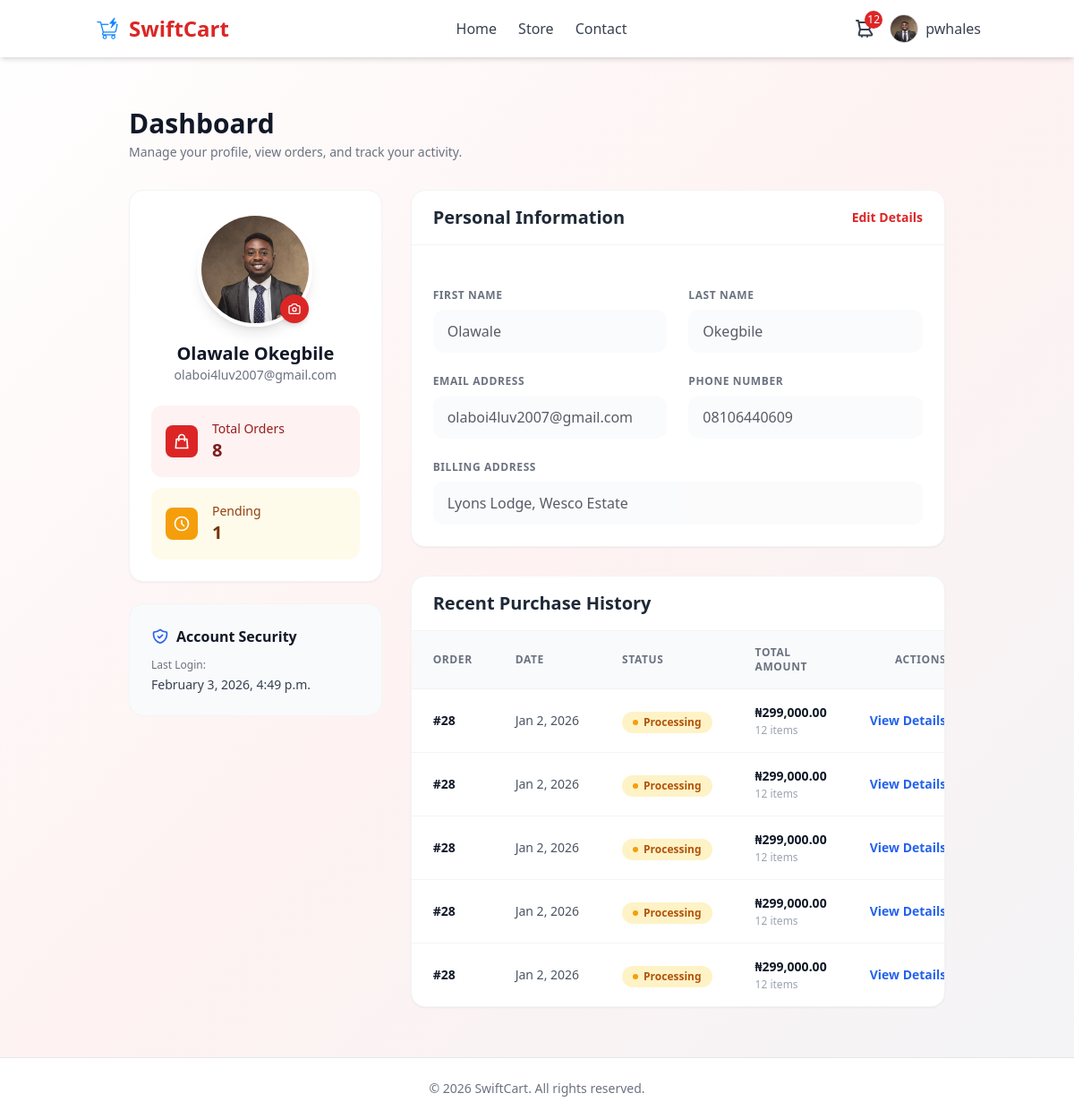
The page /profile/ (signed in) on the database its author committed.
### store/models.py (models this page shows, shortened)
class Profile(models.Model):
    user = models.OneToOneField(User, on_delete=models.CASCADE)
    phone = models.CharField(max_length=20, null=True, blank=True)
    address = models.CharField(max_length=255, null=True, blank=True)
    profile_picture = models.ImageField(default='profile/default.jpg', upload_to='profile_pics')

class Order(models.Model):
    STATUS_CHOICES = (
        ('Processing', 'Processing'),
        ('Shipped', 'Shipped'),
        ('Delivered', 'Delivered'),
        ('Cancelled', 'Cancelled'),
    )
    customer = models.ForeignKey(Customer, null=True, blank=True, on_delete=models.SET_NULL)
    date_ordered = models.DateTimeField(auto_now_add=True)
    complete = models.BooleanField(default=False, null=True, blank=False)
    transaction_id = models.CharField(max_length=200, null=True)
    status = models.CharField(max_length=20, choices=STATUS_CHOICES, default='Processing')
    @property
    def get_cart_total(self):
        orderitems = self.orderitem_set.all()
        total = sum([item.get_total_price for item in orderitems])
        return total
    @property
    def get_cart_items(self):
        orderitems = self.orderitem_set.all()
        total = sum([item.quantity for item in orderitems])
        return total

class OrderItem(models.Model):
    product = models.ForeignKey(Product, null=True, blank=True, on_delete=models.SET_NULL)
    order = models.ForeignKey(Order, null=True, blank=True, on_delete=models.SET_NULL)
    quantity = models.IntegerField(default=0, null=True, blank=True)
    date_added = models.DateTimeField(auto_now_add=True)
    @property
    def get_total_price(self):
        if self.product and self.product.price:
            return self.product.price * self.quantity
        return 0

class Product(models.Model):
    name = models.CharField(max_length=200)
    price = models.DecimalField(max_digits=10, decimal_places=2, default=0)
    category = models.ForeignKey(Category, on_delete=models.SET_NULL, null=True, blank=True)
    digital = models.BooleanField(default=False, null=True, blank=True)
    stock_count = models.IntegerField(default=10, null=True, blank=True)
    image = models.ImageField(null=True, blank=True, upload_to='products/')

### store/views.py (the view)
# urls.py: path('profile/', views.profile, name='profile'),
@login_required
def profile(request):
    if request.method == 'POST':
        u_form = UserUpdateForm(request.POST, instance=request.user)
        p_form = ProfileUpdateForm(request.POST, request.FILES, instance=request.user.profile)
        if u_form.is_valid() and p_form.is_valid():
            u_form.save()
            p_form.save()
            return redirect('profile')
    else:
        u_form = UserUpdateForm(instance=request.user)
        p_form = ProfileUpdateForm(instance=request.user.profile)
    total_orders = Order.objects.filter(
        customer=request.user.customer, complete=True
    ).count()
    pending_orders = (
        Order.objects.filter(customer=request.user.customer, complete=False)
        .filter(orderitem__isnull=False)   #  exclude empty carts
        .distinct()
        .count()
    )
    last_login = request.user.last_login
    order_history = (
        Order.objects.filter(customer=request.user.customer)
        .filter(orderitem__isnull=False)   # exclude empty carts
        .order_by("-date_ordered")[:5]
    )
    context = {
        "u_form": u_form,
        "p_form": p_form,
        "total_orders": total_orders,
        "pending_orders": pending_orders,
        "last_login": last_login,
        "order_history": order_history,
    }
    return render(request, 'store/profile.html', context)

### store/templates/store/profile.html (shortened to what this page needs)
{% extends "store/main.html" %}
{% load widget_tweaks %}
{% load humanize %}
{% block content %}
<div class="max-w-7xl mx-auto py-8 px-4 sm:px-6 lg:px-8">
    <div class="mb-8">
        <h1 class="text-3xl font-extrabold text-gray-900">Dashboard</h1>
        <p class="mt-1 text-sm text-gray-500">Manage your profile, view orders, and track your activity.</p>
    </div>
    <div class="grid grid-cols-1 gap-8 lg:grid-cols-3">
        <div class="lg:col-span-1 space-y-6">
            <div class="bg-white shadow-sm border border-gray-100 rounded-2xl p-6 overflow-hidden">
                <div class="flex flex-col items-center">
                    <div class="relative group">
                        <img src="{{ request.user.profile.profile_picture.url }}" alt="Profile"
                             class="h-32 w-32 rounded-full object-cover border-4 border-white shadow-lg group-hover:opacity-90 transition-opacity">
                        <div class="absolute bottom-1 right-1 bg-red-600 p-2 rounded-full shadow-md text-white">
                        </div>
                    </div>
                    <h2 class="mt-4 text-xl font-bold text-gray-900">{{ request.user.get_full_name|default:request.user.username }}</h2>
                    <p class="text-gray-500 text-sm">{{ request.user.email }}</p>
                    <div class="mt-6 w-full space-y-3">
                        <div class="bg-red-50 p-4 rounded-xl flex items-center gap-4">
                            <div class="bg-red-600 p-2 rounded-lg">
                                <svg xmlns="http://www.w3.org/2000/svg" class="h-5 w-5 text-white" fill="none" viewBox="0 0 24 24" stroke="currentColor">
                                    <path stroke-linecap="round" stroke-linejoin="round" stroke-width="2" d="M16 11V7a4 4 0 00-8 0v4M5 9h14l1 12H4L5 9z" />
                                </svg>
                            </div>
                            <div>
                                <p class="text-sm text-red-800 font-medium">Total Orders</p>
                                <p class="text-xl font-bold text-red-900">{{ total_orders }}</p>
                            </div>
                        </div>
                        <div class="bg-amber-50 p-4 rounded-xl flex items-center gap-4">
                            <div class="bg-amber-500 p-2 rounded-lg">
                                <svg xmlns="http://www.w3.org/2000/svg" class="h-5 w-5 text-white" fill="none" viewBox="0 0 24 24" stroke="currentColor">
                                    <path stroke-linecap="round" stroke-linejoin="round" stroke-width="2" d="M12 8v4l3 3m6-3a9 9 0 11-18 0 9 9 0 0118 0z" />
                                </svg>
                            </div>
                            <div>
                                <p class="text-sm text-amber-800 font-medium">Pending</p>
                                <p class="text-xl font-bold text-amber-900">{{ pending_orders }}</p>
                            </div>
                        </div>
                    </div>
                </div>
            </div>
            <div class="bg-gray-50 border border-gray-100 rounded-2xl p-6">
                <h3 class="font-bold text-gray-900 mb-3 flex items-center gap-2">
                    Account Security
                </h3>
                <p class="text-xs text-gray-500 mb-1">Last Login:</p>
                <p class="text-sm font-medium text-gray-700">{{ last_login|date:"F j, Y, g:i a" }}</p>
            </div>
        </div>
        <div class="lg:col-span-2 space-y-8">
            <div class="bg-white shadow-sm border border-gray-100 rounded-2xl overflow-hidden">
                <div class="px-6 py-4 border-b border-gray-100 flex justify-between items-center">
                    <h2 class="text-xl font-bold text-gray-800">Personal Information</h2>
                    <button type="button" id="editBtn" class="text-sm font-bold text-red-600 hover:text-red-700 transition">
                         Edit Details
                    </button>
                </div>
                <div class="p-6">
                    <form method="POST" enctype="multipart/form-data" id="profileForm" class="space-y-6">
                        <div class="grid grid-cols-1 sm:grid-cols-2 gap-6">
                            <div>
                                <label class="block text-xs font-bold text-gray-500 uppercase tracking-wider mb-2">First Name</label>
                                {{ u_form.first_name|add_class:"block w-full px-4 py-3 bg-gray-50 border-transparent rounded-xl text-gray-900 focus:ring-red-500 focus:bg-white focus:border-red-500 transition-all disabled:opacity-70 disabled:bg-gray-50"|attr:"disabled:disabled" }}
                            </div>
                            <div>
                                <label class="block text-xs font-bold text-gray-500 uppercase tracking-wider mb-2">Last Name</label>
                                {{ u_form.last_name|add_class:"block w-full px-4 py-3 bg-gray-50 border-transparent rounded-xl text-gray-900 focus:ring-red-500 focus:bg-white focus:border-red-500 transition-all disabled:opacity-70 disabled:bg-gray-50"|attr:"disabled:disabled" }}
                            </div>
                            <div>
                                <label class="block text-xs font-bold text-gray-500 uppercase tracking-wider mb-2">Email Address</label>
                                {{ u_form.email|add_class:"block w-full px-4 py-3 bg-gray-50 border-transparent rounded-xl text-gray-900 focus:ring-red-500 focus:bg-white focus:border-red-500 transition-all disabled:opacity-70 disabled:bg-gray-50"|attr:"disabled:disabled" }}
                            </div>
                            <div>
                                <label class="block text-xs font-bold text-gray-500 uppercase tracking-wider mb-2">Phone Number</label>
                                {{ p_form.phone|add_class:"block w-full px-4 py-3 bg-gray-50 border-transparent rounded-xl text-gray-900 focus:ring-red-500 focus:bg-white focus:border-red-500 transition-all disabled:opacity-70 disabled:bg-gray-50"|attr:"disabled:disabled" }}
                            </div>
                        </div>
                        <div>
                            <label class="block text-xs font-bold text-gray-500 uppercase tracking-wider mb-2">Billing Address</label>
                            {{ p_form.address|add_class:"block w-full px-4 py-3 bg-gray-50 border-transparent rounded-xl text-gray-900 focus:ring-red-500 focus:bg-white focus:border-red-500 transition-all disabled:opacity-70 disabled:bg-gray-50"|attr:"disabled:disabled" }}
                        </div>
                    </form>
                </div>
            </div>
            <div class="bg-white shadow-sm border border-gray-100 rounded-2xl overflow-hidden">
                <div class="px-6 py-4 border-b border-gray-100">
                    <h2 class="text-xl font-bold text-gray-800">Recent Purchase History</h2>
                </div>
                <div class="overflow-x-auto">
                    <table class="min-w-full divide-y divide-gray-100">
                        <thead class="bg-gray-50">
                            <tr>
                                <th class="px-6 py-4 text-left text-xs font-bold text-gray-500 uppercase tracking-wider">Order</th>
                                <th class="px-6 py-4 text-left text-xs font-bold text-gray-500 uppercase tracking-wider">Date</th>
                                <th class="px-6 py-4 text-left text-xs font-bold text-gray-500 uppercase tracking-wider">Status</th>
                                <th class="px-6 py-4 text-left text-xs font-bold text-gray-500 uppercase tracking-wider">Total Amount</th>
                                <th class="px-6 py-4 text-right text-xs font-bold text-gray-500 uppercase tracking-wider">Actions</th>
                            </tr>
                        </thead>
                        <tbody class="divide-y divide-gray-100">
                            {% for order in order_history %}
                            <tr class="hover:bg-gray-50 transition-colors">
                                <td class="px-6 py-4 whitespace-nowrap text-sm font-bold text-gray-900">#{{ order.id }}</td>
                                <td class="px-6 py-4 whitespace-nowrap text-sm text-gray-600">{{ order.date_ordered|date:"M j, Y" }}</td>
                                <td class="px-6 py-4 whitespace-nowrap">
                                    {% if order.complete %}
                                        <span class="inline-flex items-center px-3 py-1 rounded-full text-xs font-bold bg-green-100 text-green-700">
                                            <span class="w-1.5 h-1.5 rounded-full bg-green-500 mr-1.5"></span>
                                            Delivered
                                        </span>
                                    {% else %}
                                        <span class="inline-flex items-center px-3 py-1 rounded-full text-xs font-bold bg-amber-100 text-amber-700">
                                            <span class="w-1.5 h-1.5 rounded-full bg-amber-500 mr-1.5"></span>
                                            Processing
                                        </span>
                                    {% endif %}
                                </td>
                                <td class="px-6 py-4 whitespace-nowrap text-sm font-bold text-gray-900">
                                    &#8358;{{ order.get_cart_total|intcomma }}
                                    <span class="block text-xs font-normal text-gray-400 mt-0.5">{{ order.get_cart_items }} items</span>
                                </td>
                                <td class="px-6 py-4 whitespace-nowrap text-right text-sm">
                                    <a href="{% url 'order_detail' order.id %}" class="text-blue-600 font-bold hover:underline">View Details</a>
                                </td>
                            </tr>
                            {% endfor %}
                        </tbody>
                    </table>
                </div>
            </div>
        </div>
    </div>
</div>
{% endblock %}

### store/templates/store/main.html (shortened to what this page needs)
{% load static %}
<!DOCTYPE html>
<html lang="en">
<head>
    <link rel="stylesheet" href="{% static 'css/main.css' %}">
    <script src="https://cdn.tailwindcss.com"></script>
</head>
<body class="min-h-screen bg-gradient-to-br from-white via-red-50 to-gray-100 text-gray-800 flex flex-col">
    <header class="bg-white shadow-md sticky top-0 z-50">
        <div class="container mx-auto flex justify-between items-center p-4">
            <div class="flex items-center gap-2">
                <img src="{% static 'images/swiftcart.png' %}" alt="SwiftCart Logo" class="h-8 w-8">
                <span class="text-2xl font-bold text-red-600">SwiftCart</span>
            </div>
            <nav class="hidden md:flex gap-6">
                <a href="{% url 'index' %}" class="text-gray-700 hover:text-red-600 font-medium">Home</a>
                <a href="{% url 'store' %}" class="text-gray-700 hover:text-red-600 font-medium">Store</a>
                <a href="{% url 'contact' %}" class="text-gray-700 hover:text-red-600 font-medium">Contact</a>
            </nav>
            <div class="flex items-center gap-4">
                <a href="{% url 'cart' %}" class="relative">
                    <span id="cart-count" class="absolute -top-2 -right-2 bg-red-600 text-white text-xs w-5 h-5 rounded-full flex items-center justify-center {% if cart_items_count == 0 %}hidden{% endif %}">
                        {{ cart_items_count }}
                    </span>
                </a>
                {% if user.is_authenticated %}
                    <div class="relative group">
                        <button class="flex items-center gap-2 focus:outline-none">
                            <img src="{{ user.profile.profile_picture.url }}" alt="Profile" class="h-8 w-8 rounded-full border border-gray-300">
                            <span class="text-gray-700 font-medium">{{ user.username }}</span>
                        </button>
                    </div>
                {% endif %}
            </div>
        </div>
    </header>
    <main class="container mx-auto flex-grow p-6">
        {% block content %}{% endblock %}
    </main>
    <footer class="bg-white border-t border-gray-200 py-6 text-center text-gray-500 text-sm">
        &copy; {% now "Y" %} SwiftCart. All rights reserved.
    </footer>
</body>
</html>

### rows shown on the page
Profile: phone "08106440609", address "Lyons Lodge, Wesco Estate"
Order: id "28", date_ordered "Jan 2, 2026", complete False (drawn), get_cart_total "299,000.00", get_cart_items "12"

### other values the page prints
{{ cart_items_count }} "12"
{{ user.username }} "pwhales"
{{ request.user.get_full_name|default:request.user.username }} "Olawale Okegbile"
{{ request.user.email }} "olaboi4luv2007@gmail.com"
{{ total_orders }} "8"
{{ pending_orders }} "1"
{{ last_login|date:"F j, Y, g:i a" }} "February 3, 2026, 4:49 p.m."
